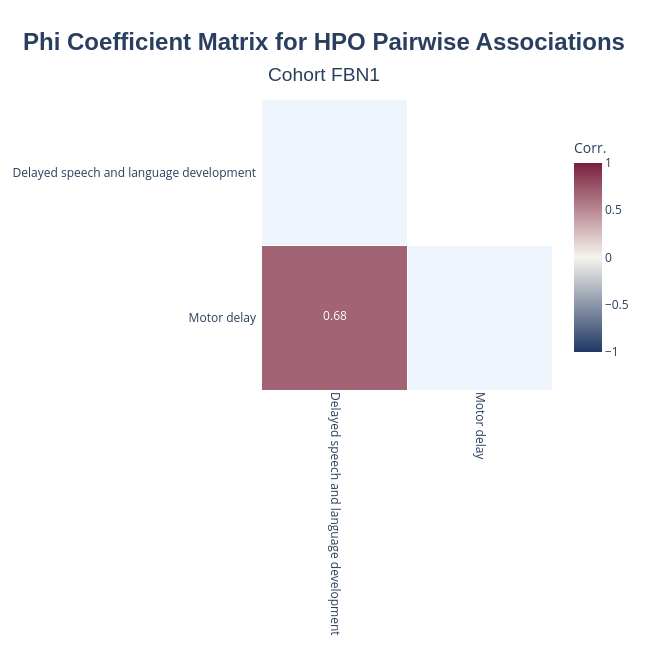

The notebook cell saved with this chart:
### Code cell
results.plot_correlation_heatmap_with_significance(
    title_name="Cohort FBN1",
)

### Figure 1 — Plotly figure (JSON) as saved in the notebook; plotly's stock layout.template omitted (floating-point values rounded to 4 significant figures)
{"data": [{"colorscale": [[0, "#eef4fb"], [1, "#eef4fb"]], "hoverinfo": "skip", "showscale": false, "type": "heatmap", "x": ["Delayed speech and language development", "Motor delay"], "xgap": 1, "y": ["Delayed speech and language development", "Motor delay"], "ygap": 1, "z": [[2, null], [null, 2]]}, {"colorbar": {"len": 0.8, "thickness": 28, "title": {"text": "Corr."}}, "colorscale": [[0, "#203864"], [0.5, "#F7F4ED"], [1, "#7A1F3D"]], "hoverinfo": "text", "hovertext": [["", ""], ["<b>HPO_A</b>: Delayed speech and language development (HP:0000750)<br><b>HPO_B</b>: Motor delay (HP:0001270)<br><b>Corr</b>: 0.68<br><b>p-val</b>: 0.000050<br><b>adj_p_val</b>: 0.030268<br><b>Counts(A/B): E/E</b>: 5, <b>E/O</b>: 2, <b>O/E</b>: 2, <b>O/O</b>: 56<br><b>Total_individuals</b>: 65<br><b>N_PMIDs</b>: 4<br><b>PMIDs</b>: 31949313, 32083401, 33674768, 35060672", ""]], "text": [["", ""], ["0.68", ""]], "texttemplate": "<span style='font-size:12px'>%{text}</span>", "type": "heatmap", "x": ["Delayed speech and language development", "Motor delay"], "xgap": 1, "y": ["Delayed speech and language development", "Motor delay"], "ygap": 1, "z": [[null, null], [0.6798, null]], "zmax": 1, "zmid": 0, "zmin": -1}], "layout": {"height": 648, "paper_bgcolor": "white", "plot_bgcolor": "white", "title": {"font": {"family": "Arial", "size": 24}, "text": "<b>Phi Coefficient Matrix for HPO Pairwise Associations</b><br><span style='font-size:0.8em'>Cohort FBN1</span>", "x": 0.5, "xanchor": "center", "yanchor": "top"}, "width": 648, "xaxis": {"tickangle": 90, "tickfont": {"size": 12}}, "yaxis": {"autorange": "reversed", "scaleanchor": "x", "scaleratio": 1, "tickfont": {"size": 12}}}}
